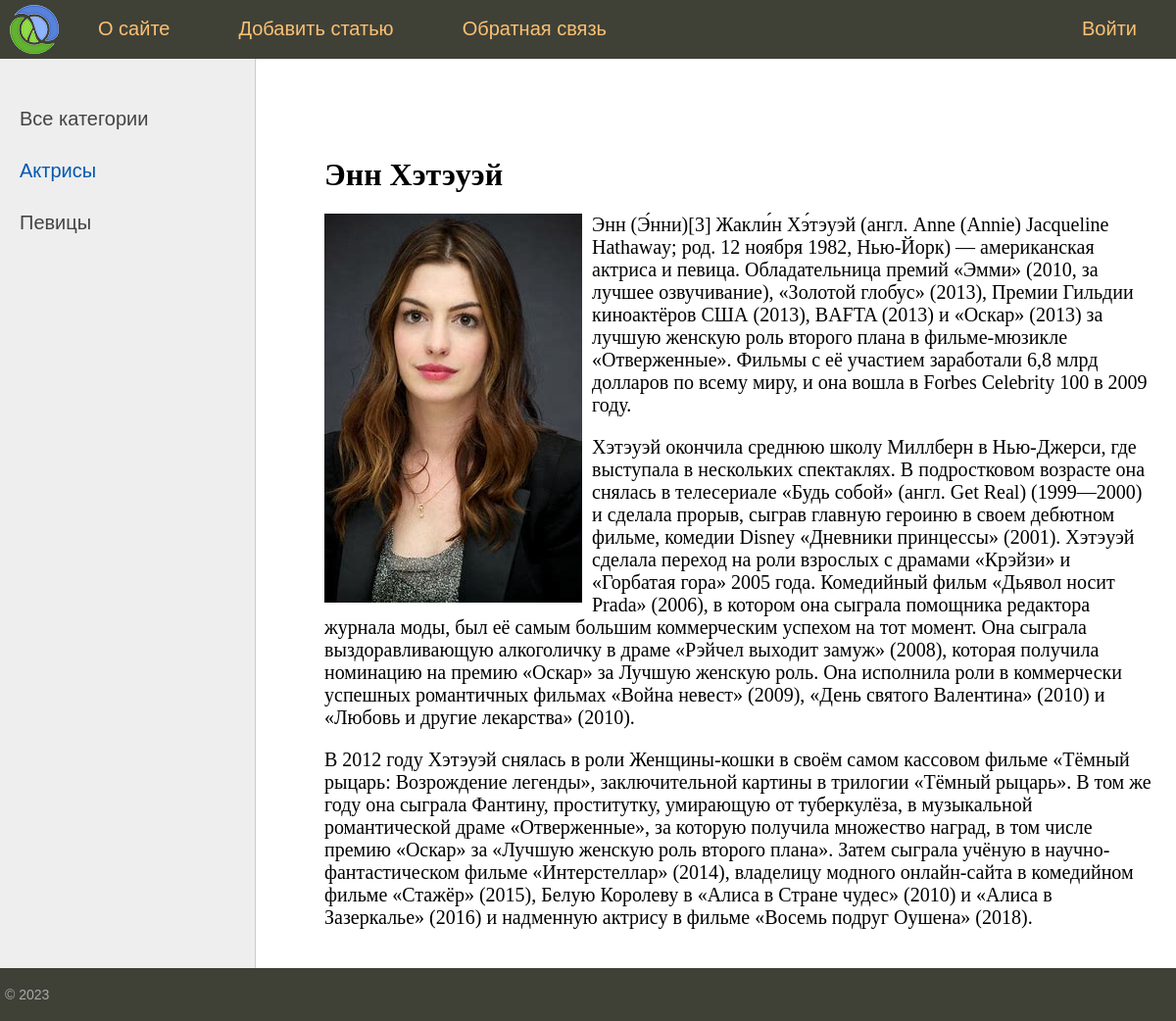
The app's page /post/2/ with its own data.
### women/models.py (models this page shows, shortened)
class Category(models.Model):
    name = models.CharField(max_length=100,db_index=True)
    slug = models.SlugField(max_length=255,unique=True,db_index=True,verbose_name='URL')
    def get_absolute_url(self):
        return reverse('category',kwargs={'cat_id':self.pk})
    class Meta:
        verbose_name = 'Категория'
        verbose_name_plural = 'Категории'

class Women(models.Model):
    title = models.CharField(max_length=255)
    slug = models.SlugField(max_length=255,unique=True,db_index=True,verbose_name='URL')
    content = models.TextField(blank=True)
    photo = models.ImageField(upload_to="photos/%Y",blank=True)
    time_create = models.DateTimeField(auto_now_add=True)
    time_update = models.DateTimeField(auto_now=True)
    is_published = models.BooleanField(default=True)
    cat = models.ForeignKey('Category',on_delete=models.PROTECT)
    class Meta:
        verbose_name = 'Известные женщины'
        verbose_name_plural = 'Известные женщины'
        ordering = ['time_create']

### women/views.py (the view)
# urls.py: path('post/<int:post_id>/',show_post, name='post'),
def show_post(request,post_id):
    post = get_object_or_404(Women,pk=post_id)
    context = {
        'post':post,
        'menu':menu,
        'title':post.title,
        'cat_selected':post.cat_id
    }
    return render(request,'women/post.html',context=context)

### women/templatetags/women_tags.py (called while the page is built)
@register.inclusion_tag('women/list_categories.html')
def show_categories(sort=None,cat_selected=0):
    if not sort:
        cats = Category.objects.all()
    else:
        cats = Category.objects.order_by(sort)
    return {'cats':cats,'cat_selected':cat_selected}

### women/templates/women/post.html
{% extends 'women/base.html' %}
{% block content %}
<h1>{{ post.title }}</h1>
{% if post.photo %}
<p><img class="img-article-left" src="{{post.photo.url}}"></p>
{% endif %}
{{ post.content|linebreaks }}
{% endblock %}

### women/templates/women/list_categories.html
{% for c in cats %}
	{% if c.pk == cat_selected %}
		<li class="selected">{{c.name}}</li>
	{% else %}
		<li><a href="{{ c.get_absolute_url }}">{{c.name}}</a></li>
	{% endif %}
{% endfor %}

### women/static/women/css/styles.css (style rules this page uses)
html, body { font-family: 'Arial'; margin: 0; padding: 0; height: 100%; width: 100%; color: #444; }
a { color: #0059b2; text-decoration: none; }
img { max-width: 600px; height: auto; }
img.img-article-left { max-width: 300px; height: auto; float: left; padding: 0 10px 10px 0; }
.left-chapters ul li { margin: 30px 0 0 0; color: #999; }
.left-chapters ul li.selected { color: #0059b2; }
.left-chapters ul li a { color: #444; text-decoration: none; }
.content-text h1 { font-size: 32px; }

### records on screen
Category: name "Актрисы"
Category: name "Певицы"
Women: title "Энн Хэтэуэй", photo (picture), content "Энн (Э́нни)[3] Жакли́н Хэ́тэуэй (англ. Anne (Annie) Jacqueline Hathaway; род. 12 ноября 1982, Нью-Йорк) — американская актриса и певица. Обладательница премий «Эмми» (2010, за лучшее озвучивание), «Золотой глобус» (2013), Премии Гильдии киноактёров США (2013), BAFTA (2013) и «Оскар» (2013) за лучшую женскую роль второго плана в фильме-мюзикле «Отверженные». Фильмы с её участием заработали 6,8 млрд долларов по всему миру, и она вошла в Forbes Celebrity 100 в 2009 году. Хэтэуэй окончила среднюю школу Миллберн в Нью-Джерси, где выступала в нескольких спектаклях. В подростковом возрасте она снялась в телесериале «Будь собой» (англ. Get Real) (1999—2000) и сделала прорыв, сыграв главную героиню…"

### other values on screen
{{ m.title }} "О сайте" "Добавить статью" "Обратная связь"
{{ m.title }} "Войти"
